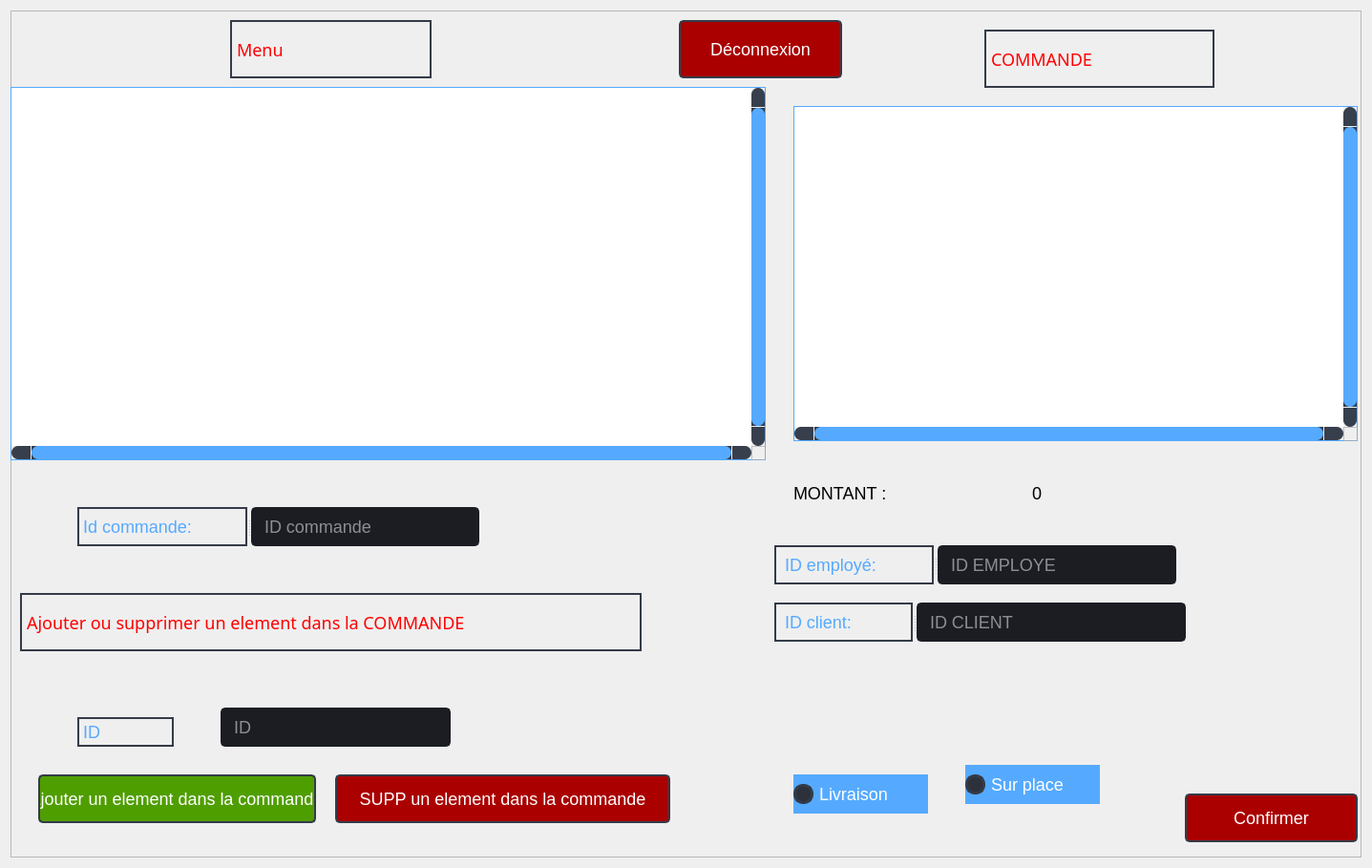
<?xml version="1.0" encoding="UTF-8"?>
<ui version="4.0">
 <class>commande</class>
 <widget class="QDialog" name="commande">
  <property name="geometry">
   <rect>
    <x>0</x>
    <y>0</y>
    <width>1437</width>
    <height>909</height>
   </rect>
  </property>
  <property name="windowTitle">
   <string>Commande</string>
  </property>
  <property name="styleSheet">
   <string notr="true">background-color: rgb(40, 44, 52);
QDialog {background: transparent; }
QToolTip {
	color: #ffffff;
	background-color: rgba(27, 29, 35, 160);
	border: 1px solid rgb(40, 40, 40);
	border-radius: 2px;
}
*{
	
	font-size:18px;
};
border-radius: 5px;
gridline-color: transparent;
border-bottom: 1px solid rgb(44, 49, 60);
color: rgb(255, 96, 96);
QMainWindow {background: transparent; }
QToolTip {
	color: #ffffff;
	background-color: rgba(27, 29, 35, 160);
	border: 1px solid rgb(40, 40, 40);
	border-radius: 2px;
}</string>
  </property>
  <layout class="QHBoxLayout" name="horizontalLayout">
   <item>
    <widget class="QFrame" name="frame">
     <property name="styleSheet">
      <string notr="true">background-color: rgb(40, 44, 52);/* LINE EDIT */
QLineEdit {
	background-color: rgb(27, 29, 35);
	border-radius: 5px;
	border: 2px solid rgb(27, 29, 35);
	padding-left: 10px;
}
QLineEdit:hover {
	border: 2px solid rgb(64, 71, 88);
}
QLineEdit:focus {
	border: 2px solid rgb(91, 101, 124);
}

/* SCROLL BARS */
QScrollBar:horizontal {
    border: none;
    background: rgb(52, 59, 72);
    height: 14px;
    margin: 0px 21px 0 21px;
	border-radius: 0px;
}
QScrollBar::handle:horizontal {
    background: rgb(85, 170, 255);
    min-width: 25px;
	border-radius: 7px
}
QScrollBar::add-line:horizontal {
    border: none;
    background: rgb(55, 63, 77);
    width: 20px;
	border-top-right-radius: 7px;
    border-bottom-right-radius: 7px;
    subcontrol-position: right;
    subcontrol-origin: margin;
}
QScrollBar::sub-line:horizontal {
    border: none;
    background: rgb(55, 63, 77);
    width: 20px;
	border-top-left-radius: 7px;
    border-bottom-left-radius: 7px;
    subcontrol-position: left;
    subcontrol-origin: margin;
}
QScrollBar::up-arrow:horizontal, QScrollBar::down-arrow:horizontal
{
     background: none;
}
QScrollBar::add-page:horizontal, QScrollBar::sub-page:horizontal
{
     background: none;
}
 QScrollBar:vertical {
	border: none;
    background: rgb(52, 59, 72);
    width: 14px;
    margin: 21px 0 21px 0;
	border-radius: 0px;
 }
 QScrollBar::handle:vertical {	
	background: rgb(85, 170, 255);
    min-height: 25px;
	border-radius: 7px
 }
 QScrollBar::add-line:vertical {
     border: none;
    background: rgb(55, 63, 77);
     height: 20px;
	border-bottom-left-radius: 7px;
    border-bottom-right-radius: 7px;
     subcontrol-position: bottom;
     subcontrol-origin: margin;
 }
 QScrollBar::sub-line:vertical {
	border: none;
    background: rgb(55, 63, 77);
     height: 20px;
	border-top-left-radius: 7px;
    border-top-right-radius: 7px;
     subcontrol-position: top;
     subcontrol-origin: margin;
 }
 QScrollBar::up-arrow:vertical, QScrollBar::down-arrow:vertical {
     background: none;
 }

 QScrollBar::add-page:vertical, QScrollBar::sub-page:vertical {
     background: none;
 }

/* CHECKBOX */
QCheckBox::indicator {
    border: 3px solid rgb(52, 59, 72);
	width: 15px;
	height: 15px;
	border-radius: 10px;
    background: rgb(44, 49, 60);
}
QCheckBox::indicator:hover {
    border: 3px solid rgb(58, 66, 81);
}
QCheckBox::indicator:checked {
    background: 3px solid rgb(52, 59, 72);
	border: 3px solid rgb(52, 59, 72);	
	background-image: url(:/16x16/icons/16x16/cil-check-alt.png);
}

/* RADIO BUTTON */
QRadioButton::indicator {
    border: 3px solid rgb(52, 59, 72);
	width: 15px;
	height: 15px;
	border-radius: 10px;
    background: rgb(44, 49, 60);
}
QRadioButton::indicator:hover {
    border: 3px solid rgb(58, 66, 81);
}
QRadioButton::indicator:checked {
    background: 3px solid rgb(94, 106, 130);
	border: 3px solid rgb(52, 59, 72);	
}

/* COMBOBOX */
QComboBox{
	background-color: rgb(27, 29, 35);
	border-radius: 5px;
	border: 2px solid rgb(27, 29, 35);
	padding: 5px;
	padding-left: 10px;
}
QComboBox:hover{
	border: 2px solid rgb(64, 71, 88);
}
QComboBox::drop-down {
	subcontrol-origin: padding;
	subcontrol-position: top right;
	width: 25px; 
	border-left-width: 3px;
	border-left-color: rgba(39, 44, 54, 150);
	border-left-style: solid;
	border-top-right-radius: 3px;
	border-bottom-right-radius: 3px;	
	background-image: url(:/16x16/icons/16x16/cil-arrow-bottom.png);
	background-position: center;
	background-repeat: no-reperat;
 }
QComboBox QAbstractItemView {
	color: rgb(85, 170, 255);	
	background-color: rgb(27, 29, 35);
	padding: 10px;
	selection-background-color: rgb(39, 44, 54);
}

/* SLIDERS */
QSlider::groove:horizontal {
    border-radius: 9px;
    height: 18px;
	margin: 0px;
	background-color: rgb(52, 59, 72);
}
QSlider::groove:horizontal:hover {
	background-color: rgb(55, 62, 76);
}
QSlider::handle:horizontal {
    background-color: rgb(85, 170, 255);
    border: none;
    height: 18px;
    width: 18px;
    margin: 0px;
	border-radius: 9px;
}
QSlider::handle:horizontal:hover {
    background-color: rgb(105, 180, 255);
}
QSlider::handle:horizontal:pressed {
    background-color: rgb(65, 130, 195);
}

QSlider::groove:vertical {
    border-radius: 9px;
    width: 18px;
    margin: 0px;
	background-color: rgb(52, 59, 72);
}
QSlider::groove:vertical:hover {
	background-color: rgb(55, 62, 76);
}
QSlider::handle:vertical {
    background-color: rgb(85, 170, 255);
	border: none;
    height: 18px;
    width: 18px;
    margin: 0px;
	border-radius: 9px;
}
QSlider::handle:vertical:hover {
    background-color: rgb(105, 180, 255);
}
QSlider::handle:vertical:pressed {
    background-color: rgb(65, 130, 195);
}
QTableWidget{
	background-color: rgb(255, 255, 255);
}
QDialog {background: transparent; }
QToolTip {
	color: #ffffff;
	background-color: rgba(27, 29, 35, 160);
	border: 1px solid rgb(40, 40, 40);
	border-radius: 2px;
}
*{
	
	font-size:18px;
}

</string>
     </property>
     <property name="frameShape">
      <enum>QFrame::StyledPanel</enum>
     </property>
     <property name="frameShadow">
      <enum>QFrame::Raised</enum>
     </property>
     <widget class="QPushButton" name="pushButton_43">
      <property name="geometry">
       <rect>
        <x>1230</x>
        <y>820</y>
        <width>181</width>
        <height>51</height>
       </rect>
      </property>
      <property name="minimumSize">
       <size>
        <width>150</width>
        <height>30</height>
       </size>
      </property>
      <property name="font">
       <font>
        <family>Segoe UI</family>
        <pointsize>9</pointsize>
       </font>
      </property>
      <property name="styleSheet">
       <string notr="true">QPushButton {
	color: rgb(255, 255, 255);
	border: 2px solid rgb(52, 59, 72);
	border-radius: 5px;	
	
	background-color: rgb(170, 0, 0);

}
QPushButton:hover {
	background-color: rgb(57, 65, 80);
	border: 2px solid rgb(61, 70, 86);
}
QPushButton:pressed {	
	background-color: rgb(35, 40, 49);
	border: 2px solid rgb(43, 50, 61);
}</string>
      </property>
      <property name="text">
       <string>Confirmer</string>
      </property>
      <property name="icon">
       <iconset>
        <normaloff>:/16x16/icons/16x16/cil-folder-open.png</normaloff>:/16x16/icons/16x16/cil-folder-open.png</iconset>
      </property>
     </widget>
     <widget class="QLabel" name="label_16">
      <property name="geometry">
       <rect>
        <x>1020</x>
        <y>20</y>
        <width>241</width>
        <height>61</height>
       </rect>
      </property>
      <property name="font">
       <font>
        <family>Orbitron</family>
        <pointsize>20</pointsize>
        <weight>9</weight>
        <italic>false</italic>
        <bold>false</bold>
       </font>
      </property>
      <property name="styleSheet">
       <string notr="true">
color: rgb(255, 0, 0);

border:2px solid  rgb(52, 59, 72);
font: 75 20pt &quot;Orbitron&quot;;
</string>
      </property>
      <property name="text">
       <string>COMMANDE</string>
      </property>
     </widget>
     <widget class="QCheckBox" name="checkBox_2">
      <property name="geometry">
       <rect>
        <x>820</x>
        <y>800</y>
        <width>141</width>
        <height>41</height>
       </rect>
      </property>
      <property name="font">
       <font>
        <pointsize>11</pointsize>
       </font>
      </property>
      <property name="styleSheet">
       <string notr="true">
QCheckBox::indicator:checked {
	background-color: rgb(170, 0, 0);

}
QCheckBox {
background-color: rgb(85, 170, 255);
color :rgb(255, 255, 255);
}
QCheckBox:hover {
	background-color: rgb(57, 65, 80);
	border: 2px solid rgb(61, 70, 86);
}
QCheckBox:pressed {	
	background-color: rgb(35, 40, 49);
	border: 2px solid rgb(43, 50, 61);
}
</string>
      </property>
      <property name="text">
       <string>Livraison</string>
      </property>
      <attribute name="buttonGroup">
       <string notr="true">buttonGroup</string>
      </attribute>
     </widget>
     <widget class="QCheckBox" name="checkBox_4">
      <property name="geometry">
       <rect>
        <x>1000</x>
        <y>790</y>
        <width>141</width>
        <height>41</height>
       </rect>
      </property>
      <property name="font">
       <font>
        <pointsize>11</pointsize>
       </font>
      </property>
      <property name="styleSheet">
       <string notr="true">
QCheckBox::indicator:checked {
	background-color: rgb(170, 0, 0);

}
QCheckBox {
background-color: rgb(85, 170, 255);
color :rgb(255, 255, 255);
}
QCheckBox:hover {
	background-color: rgb(57, 65, 80);
	border: 2px solid rgb(61, 70, 86);
}
QCheckBox:pressed {	
	background-color: rgb(35, 40, 49);
	border: 2px solid rgb(43, 50, 61);
}
</string>
      </property>
      <property name="text">
       <string>Sur place</string>
      </property>
      <attribute name="buttonGroup">
       <string notr="true">buttonGroup</string>
      </attribute>
     </widget>
     <widget class="QSplitter" name="splitter">
      <property name="geometry">
       <rect>
        <x>800</x>
        <y>620</y>
        <width>431</width>
        <height>41</height>
       </rect>
      </property>
      <property name="orientation">
       <enum>Qt::Horizontal</enum>
      </property>
      <widget class="QLabel" name="label_13">
       <property name="font">
        <font>
         <pointsize>11</pointsize>
        </font>
       </property>
       <property name="styleSheet">
        <string notr="true">color : rgb(85, 170, 255);

border:2px solid  rgb(52, 59, 72);
</string>
       </property>
       <property name="text">
        <string> ID client:</string>
       </property>
      </widget>
      <widget class="QLineEdit" name="lineEdit_7">
       <property name="minimumSize">
        <size>
         <width>0</width>
         <height>30</height>
        </size>
       </property>
       <property name="styleSheet">
        <string notr="true">QLineEdit {
color : rgb(255, 255, 255);
	background-color: rgb(27, 29, 35);
	border-radius: 5px;
	border: 2px solid rgb(27, 29, 35);
	padding-left: 10px;
}
QLineEdit:hover {
	border: 2px solid rgb(64, 71, 88);
}
QLineEdit:focus {
	border: 2px solid rgb(91, 101, 124);
}</string>
       </property>
       <property name="text">
        <string/>
       </property>
       <property name="placeholderText">
        <string>ID CLIENT</string>
       </property>
      </widget>
     </widget>
     <widget class="QSplitter" name="splitter_2">
      <property name="geometry">
       <rect>
        <x>800</x>
        <y>560</y>
        <width>421</width>
        <height>41</height>
       </rect>
      </property>
      <property name="orientation">
       <enum>Qt::Horizontal</enum>
      </property>
      <widget class="QLabel" name="label_15">
       <property name="font">
        <font>
         <pointsize>11</pointsize>
        </font>
       </property>
       <property name="styleSheet">
        <string notr="true">color : rgb(85, 170, 255);

border:2px solid  rgb(52, 59, 72);
</string>
       </property>
       <property name="text">
        <string> ID employé:</string>
       </property>
      </widget>
      <widget class="QLineEdit" name="lineEdit_9">
       <property name="minimumSize">
        <size>
         <width>0</width>
         <height>30</height>
        </size>
       </property>
       <property name="styleSheet">
        <string notr="true">QLineEdit {
color : rgb(255, 255, 255);
	background-color: rgb(27, 29, 35);
	border-radius: 5px;
	border: 2px solid rgb(27, 29, 35);
	padding-left: 10px;
}
QLineEdit:hover {
	border: 2px solid rgb(64, 71, 88);
}
QLineEdit:focus {
	border: 2px solid rgb(91, 101, 124);
}</string>
       </property>
       <property name="text">
        <string/>
       </property>
       <property name="placeholderText">
        <string>ID EMPLOYE</string>
       </property>
      </widget>
     </widget>
     <widget class="QLabel" name="label">
      <property name="geometry">
       <rect>
        <x>1070</x>
        <y>460</y>
        <width>201</width>
        <height>91</height>
       </rect>
      </property>
      <property name="styleSheet">
       <string notr="true">font: 75 22pt &quot;MS Shell Dlg 2&quot;;</string>
      </property>
      <property name="text">
       <string>0</string>
      </property>
     </widget>
     <widget class="QTableView" name="tableView_13">
      <property name="geometry">
       <rect>
        <x>0</x>
        <y>80</y>
        <width>791</width>
        <height>391</height>
       </rect>
      </property>
      <property name="styleSheet">
       <string notr="true">QHeaderView::section {
	
	font: 87 10pt &quot;Cinzel Black&quot;;
    background-color: rgb(39, 44, 54);
    border-style: none;
    border-bottom: 1px solid rgb(85, 170, 255);
    border-right:  1px solid rgb(85, 170, 255);
}

QHeaderView::section:vertical
{
    border-left: 1px solid  rgb(85, 170, 255);
}
QTableView {
	
	color: rgb(255, 255, 255);
	border-style: solid;
	border-top: 1px solid  rgb(85, 170, 255);
	 border-left: 1px solid  rgb(85, 170, 255);
 border-bottom: 1px solid rgb(85, 170, 255);
 border-right:  1px solid rgb(85, 170, 255);
}
QTableView::item {
     border-bottom: 1px solid rgb(85, 170, 255);
    border-right:  1px solid rgb(85, 170, 255);
    background-color : none;
}
QTableView::indicator:unchecked {
    background-color: #d7d6d5
}</string>
      </property>
      <property name="verticalScrollBarPolicy">
       <enum>Qt::ScrollBarAlwaysOn</enum>
      </property>
      <property name="horizontalScrollBarPolicy">
       <enum>Qt::ScrollBarAlwaysOn</enum>
      </property>
      <attribute name="verticalHeaderVisible">
       <bool>false</bool>
      </attribute>
     </widget>
     <widget class="QLabel" name="label_17">
      <property name="geometry">
       <rect>
        <x>230</x>
        <y>10</y>
        <width>211</width>
        <height>61</height>
       </rect>
      </property>
      <property name="font">
       <font>
        <family>Orbitron</family>
        <pointsize>20</pointsize>
        <weight>9</weight>
        <italic>false</italic>
        <bold>false</bold>
       </font>
      </property>
      <property name="styleSheet">
       <string notr="true">
color: rgb(255, 0, 0);

border:2px solid  rgb(52, 59, 72);
font: 75 20pt &quot;Orbitron&quot;;
</string>
      </property>
      <property name="text">
       <string>Menu</string>
      </property>
     </widget>
     <widget class="QTableView" name="tableView_14">
      <property name="geometry">
       <rect>
        <x>820</x>
        <y>100</y>
        <width>591</width>
        <height>351</height>
       </rect>
      </property>
      <property name="styleSheet">
       <string notr="true">QHeaderView::section {
	
	font: 87 10pt &quot;Cinzel Black&quot;;
    background-color: rgb(39, 44, 54);
    border-style: none;
    border-bottom: 1px solid rgb(85, 170, 255);
    border-right:  1px solid rgb(85, 170, 255);
}

QHeaderView::section:vertical
{
    border-left: 1px solid  rgb(85, 170, 255);
}
QTableView {
	
	color: rgb(255, 255, 255);
	border-style: solid;
	border-top: 1px solid  rgb(85, 170, 255);
	 border-left: 1px solid  rgb(85, 170, 255);
 border-bottom: 1px solid rgb(85, 170, 255);
 border-right:  1px solid rgb(85, 170, 255);
}
QTableView::item {
     border-bottom: 1px solid rgb(85, 170, 255);
    border-right:  1px solid rgb(85, 170, 255);
    background-color : none;
}
QTableView::indicator:unchecked {
    background-color: #d7d6d5
}</string>
      </property>
      <property name="verticalScrollBarPolicy">
       <enum>Qt::ScrollBarAlwaysOn</enum>
      </property>
      <property name="horizontalScrollBarPolicy">
       <enum>Qt::ScrollBarAlwaysOn</enum>
      </property>
      <attribute name="verticalHeaderVisible">
       <bool>false</bool>
      </attribute>
     </widget>
     <widget class="QPushButton" name="pushButton_33">
      <property name="geometry">
       <rect>
        <x>29</x>
        <y>800</y>
        <width>291</width>
        <height>51</height>
       </rect>
      </property>
      <property name="minimumSize">
       <size>
        <width>150</width>
        <height>30</height>
       </size>
      </property>
      <property name="font">
       <font>
        <family>Segoe UI</family>
       </font>
      </property>
      <property name="styleSheet">
       <string notr="true">QPushButton {
	color: rgb(255, 255, 255);
	border: 2px solid rgb(52, 59, 72);
	border-radius: 5px;	
	
	background-color:rgb(79, 158, 0);

}
QPushButton:hover {
	background-color: rgb(57, 65, 80);
	border: 2px solid rgb(61, 70, 86);
}
QPushButton:pressed {	
	background-color: rgb(35, 40, 49);
	border: 2px solid rgb(43, 50, 61);
}</string>
      </property>
      <property name="text">
       <string>ajouter un element dans la commande</string>
      </property>
      <property name="icon">
       <iconset>
        <normaloff>:/16x16/icons/16x16/cil-folder-open.png</normaloff>:/16x16/icons/16x16/cil-folder-open.png</iconset>
      </property>
     </widget>
     <widget class="QLabel" name="label_71">
      <property name="geometry">
       <rect>
        <x>70</x>
        <y>740</y>
        <width>101</width>
        <height>31</height>
       </rect>
      </property>
      <property name="font">
       <font/>
      </property>
      <property name="focusPolicy">
       <enum>Qt::StrongFocus</enum>
      </property>
      <property name="styleSheet">
       <string notr="true">color : rgb(85, 170, 255);

border:2px solid  rgb(52, 59, 72);
</string>
      </property>
      <property name="text">
       <string>ID </string>
      </property>
     </widget>
     <widget class="QLineEdit" name="lineEdit_32">
      <property name="geometry">
       <rect>
        <x>220</x>
        <y>730</y>
        <width>241</width>
        <height>41</height>
       </rect>
      </property>
      <property name="minimumSize">
       <size>
        <width>0</width>
        <height>30</height>
       </size>
      </property>
      <property name="styleSheet">
       <string notr="true">QLineEdit {
color : rgb(255, 255, 255);
	background-color: rgb(27, 29, 35);
	border-radius: 5px;
	border: 2px solid rgb(27, 29, 35);
	padding-left: 10px;
}
QLineEdit:hover {
	border: 2px solid rgb(64, 71, 88);
}
QLineEdit:focus {
	border: 2px solid rgb(91, 101, 124);
}</string>
      </property>
      <property name="text">
       <string/>
      </property>
      <property name="placeholderText">
       <string>ID</string>
      </property>
     </widget>
     <widget class="QPushButton" name="pushButton_32">
      <property name="geometry">
       <rect>
        <x>340</x>
        <y>800</y>
        <width>351</width>
        <height>51</height>
       </rect>
      </property>
      <property name="minimumSize">
       <size>
        <width>0</width>
        <height>0</height>
       </size>
      </property>
      <property name="font">
       <font>
        <family>Segoe UI</family>
       </font>
      </property>
      <property name="styleSheet">
       <string notr="true">QPushButton {
	color: rgb(255, 255, 255);
	border: 2px solid rgb(52, 59, 72);
	border-radius: 5px;	
	
	background-color: rgb(170, 0, 0);

}
QPushButton:hover {
	background-color: rgb(57, 65, 80);
	border: 2px solid rgb(61, 70, 86);
}
QPushButton:pressed {	
	background-color: rgb(35, 40, 49);
	border: 2px solid rgb(43, 50, 61);
}</string>
      </property>
      <property name="text">
       <string>SUPP un element dans la commande</string>
      </property>
      <property name="icon">
       <iconset>
        <normaloff>:/16x16/icons/16x16/cil-folder-open.png</normaloff>:/16x16/icons/16x16/cil-folder-open.png</iconset>
      </property>
     </widget>
     <widget class="QLabel" name="label_18">
      <property name="geometry">
       <rect>
        <x>10</x>
        <y>610</y>
        <width>651</width>
        <height>61</height>
       </rect>
      </property>
      <property name="font">
       <font>
        <family>Orbitron</family>
        <pointsize>12</pointsize>
        <weight>9</weight>
        <italic>false</italic>
        <bold>false</bold>
       </font>
      </property>
      <property name="styleSheet">
       <string notr="true">
color: rgb(255, 0, 0);

border:2px solid  rgb(52, 59, 72);
font: 75 12pt &quot;Orbitron&quot;;
</string>
      </property>
      <property name="text">
       <string>Ajouter ou supprimer un element dans la COMMANDE</string>
      </property>
     </widget>
     <widget class="QPushButton" name="pushButton_34">
      <property name="geometry">
       <rect>
        <x>700</x>
        <y>10</y>
        <width>171</width>
        <height>61</height>
       </rect>
      </property>
      <property name="minimumSize">
       <size>
        <width>0</width>
        <height>0</height>
       </size>
      </property>
      <property name="font">
       <font>
        <family>Segoe UI</family>
       </font>
      </property>
      <property name="styleSheet">
       <string notr="true">QPushButton {
	color: rgb(255, 255, 255);
	border: 2px solid rgb(52, 59, 72);
	border-radius: 5px;	
	
	background-color: rgb(170, 0, 0);

}
QPushButton:hover {
	background-color: rgb(57, 65, 80);
	border: 2px solid rgb(61, 70, 86);
}
QPushButton:pressed {	
	background-color: rgb(35, 40, 49);
	border: 2px solid rgb(43, 50, 61);
}</string>
      </property>
      <property name="text">
       <string>Déconnexion</string>
      </property>
      <property name="icon">
       <iconset>
        <normaloff>:/16x16/icons/16x16/cil-folder-open.png</normaloff>:/16x16/icons/16x16/cil-folder-open.png</iconset>
      </property>
     </widget>
     <widget class="QSplitter" name="splitter_3">
      <property name="geometry">
       <rect>
        <x>70</x>
        <y>520</y>
        <width>421</width>
        <height>41</height>
       </rect>
      </property>
      <property name="orientation">
       <enum>Qt::Horizontal</enum>
      </property>
      <widget class="QLabel" name="label_19">
       <property name="font">
        <font>
         <pointsize>11</pointsize>
        </font>
       </property>
       <property name="styleSheet">
        <string notr="true">color : rgb(85, 170, 255);

border:2px solid  rgb(52, 59, 72);
</string>
       </property>
       <property name="text">
        <string>Id commande:</string>
       </property>
      </widget>
      <widget class="QLineEdit" name="lineEdit_10">
       <property name="minimumSize">
        <size>
         <width>0</width>
         <height>30</height>
        </size>
       </property>
       <property name="styleSheet">
        <string notr="true">QLineEdit {
color : rgb(255, 255, 255);
	background-color: rgb(27, 29, 35);
	border-radius: 5px;
	border: 2px solid rgb(27, 29, 35);
	padding-left: 10px;
}
QLineEdit:hover {
	border: 2px solid rgb(64, 71, 88);
}
QLineEdit:focus {
	border: 2px solid rgb(91, 101, 124);
}</string>
       </property>
       <property name="text">
        <string/>
       </property>
       <property name="placeholderText">
        <string>ID commande</string>
       </property>
      </widget>
     </widget>
     <widget class="QLabel" name="label_2">
      <property name="geometry">
       <rect>
        <x>820</x>
        <y>460</y>
        <width>201</width>
        <height>91</height>
       </rect>
      </property>
      <property name="styleSheet">
       <string notr="true">font: 75 22pt &quot;MS Shell Dlg 2&quot;;</string>
      </property>
      <property name="text">
       <string>MONTANT :</string>
      </property>
     </widget>
    </widget>
   </item>
  </layout>
 </widget>
 <resources/>
 <connections/>
 <buttongroups>
  <buttongroup name="buttonGroup"/>
 </buttongroups>
</ui>
